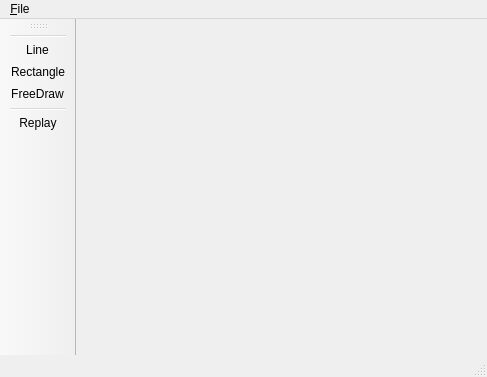
<?xml version="1.0" encoding="UTF-8"?>
<ui version="4.0">
 <class>MainWindow</class>
 <widget class="QMainWindow" name="MainWindow">
  <property name="geometry">
   <rect>
    <x>0</x>
    <y>0</y>
    <width>487</width>
    <height>377</height>
   </rect>
  </property>
  <property name="windowTitle">
   <string>MainWindow</string>
  </property>
  <widget class="QWidget" name="centralWidget">
   <layout class="QGridLayout" name="gridLayout">
    <item row="1" column="0">
     <spacer name="horizontalSpacer">
      <property name="orientation">
       <enum>Qt::Horizontal</enum>
      </property>
     </spacer>
    </item>
    <item row="0" column="1">
     <spacer name="verticalSpacer">
      <property name="orientation">
       <enum>Qt::Vertical</enum>
      </property>
     </spacer>
    </item>
    <item row="2" column="1">
     <spacer name="verticalSpacer_2">
      <property name="orientation">
       <enum>Qt::Vertical</enum>
      </property>
     </spacer>
    </item>
    <item row="1" column="1">
     <widget class="Canvas" name="canvas" native="true">
      <property name="maximumSize">
       <size>
        <width>400</width>
        <height>400</height>
       </size>
      </property>
     </widget>
    </item>
    <item row="1" column="2">
     <spacer name="horizontalSpacer_2">
      <property name="orientation">
       <enum>Qt::Horizontal</enum>
      </property>
     </spacer>
    </item>
   </layout>
  </widget>
  <widget class="QMenuBar" name="menuBar">
   <property name="geometry">
    <rect>
     <x>0</x>
     <y>0</y>
     <width>487</width>
     <height>22</height>
    </rect>
   </property>
   <widget class="QMenu" name="menu_File">
    <property name="title">
     <string>&amp;File</string>
    </property>
    <addaction name="action_Save"/>
   </widget>
   <addaction name="menu_File"/>
  </widget>
  <widget class="QToolBar" name="mainToolBar">
   <attribute name="toolBarArea">
    <enum>LeftToolBarArea</enum>
   </attribute>
   <attribute name="toolBarBreak">
    <bool>false</bool>
   </attribute>
   <addaction name="separator"/>
   <addaction name="actionLine"/>
   <addaction name="actionRectangle"/>
   <addaction name="actionFreeDraw"/>
   <addaction name="separator"/>
   <addaction name="actionReplay"/>
  </widget>
  <widget class="QStatusBar" name="statusBar"/>
  <action name="action_Save">
   <property name="text">
    <string>&amp;Save</string>
   </property>
   <property name="shortcut">
    <string>Ctrl+S</string>
   </property>
  </action>
  <action name="actionLine">
   <property name="checkable">
    <bool>true</bool>
   </property>
   <property name="text">
    <string>Line</string>
   </property>
   <property name="shortcut">
    <string>Ctrl+L</string>
   </property>
  </action>
  <action name="actionRectangle">
   <property name="checkable">
    <bool>true</bool>
   </property>
   <property name="text">
    <string>Rectangle</string>
   </property>
   <property name="toolTip">
    <string>Rectangle</string>
   </property>
  </action>
  <action name="actionFreeDraw">
   <property name="checkable">
    <bool>true</bool>
   </property>
   <property name="text">
    <string>FreeDraw</string>
   </property>
  </action>
  <action name="actionReplay">
   <property name="checkable">
    <bool>true</bool>
   </property>
   <property name="text">
    <string>Replay</string>
   </property>
  </action>
 </widget>
 <layoutdefault spacing="6" margin="11"/>
 <customwidgets>
  <customwidget>
   <class>Canvas</class>
   <extends>QWidget</extends>
   <header location="global">canvas.h</header>
   <container>1</container>
  </customwidget>
 </customwidgets>
 <resources/>
 <connections/>
</ui>
